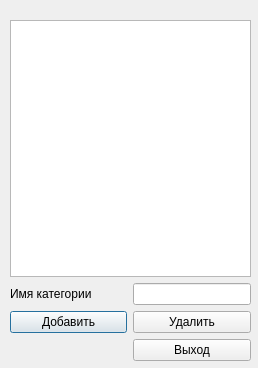
<?xml version="1.0" encoding="UTF-8"?>
<ui version="4.0">
 <class>Dialog</class>
 <widget class="QDialog" name="Dialog">
  <property name="geometry">
   <rect>
    <x>0</x>
    <y>0</y>
    <width>258</width>
    <height>368</height>
   </rect>
  </property>
  <property name="windowTitle">
   <string>Редактор категорий</string>
  </property>
  <widget class="QWidget" name="gridLayoutWidget">
   <property name="geometry">
    <rect>
     <x>10</x>
     <y>20</y>
     <width>241</width>
     <height>341</height>
    </rect>
   </property>
   <layout class="QGridLayout" name="gridLayout">
    <item row="6" column="1">
     <widget class="QLineEdit" name="line_categ_name"/>
    </item>
    <item row="1" column="0" rowspan="5" colspan="2">
     <widget class="QTableView" name="table_categ"/>
    </item>
    <item row="6" column="0">
     <widget class="QLabel" name="label">
      <property name="text">
       <string>Имя категории</string>
      </property>
     </widget>
    </item>
    <item row="7" column="0">
     <widget class="QPushButton" name="bt_add">
      <property name="text">
       <string>Добавить</string>
      </property>
     </widget>
    </item>
    <item row="7" column="1">
     <widget class="QPushButton" name="bt_del">
      <property name="text">
       <string>Удалить</string>
      </property>
     </widget>
    </item>
    <item row="9" column="1">
     <widget class="QPushButton" name="bt_exit">
      <property name="text">
       <string>Выход</string>
      </property>
     </widget>
    </item>
    <item row="9" column="0">
     <spacer name="horizontalSpacer">
      <property name="orientation">
       <enum>Qt::Horizontal</enum>
      </property>
      <property name="sizeHint" stdset="0">
       <size>
        <width>40</width>
        <height>20</height>
       </size>
      </property>
     </spacer>
    </item>
   </layout>
  </widget>
 </widget>
 <resources/>
 <connections/>
</ui>
